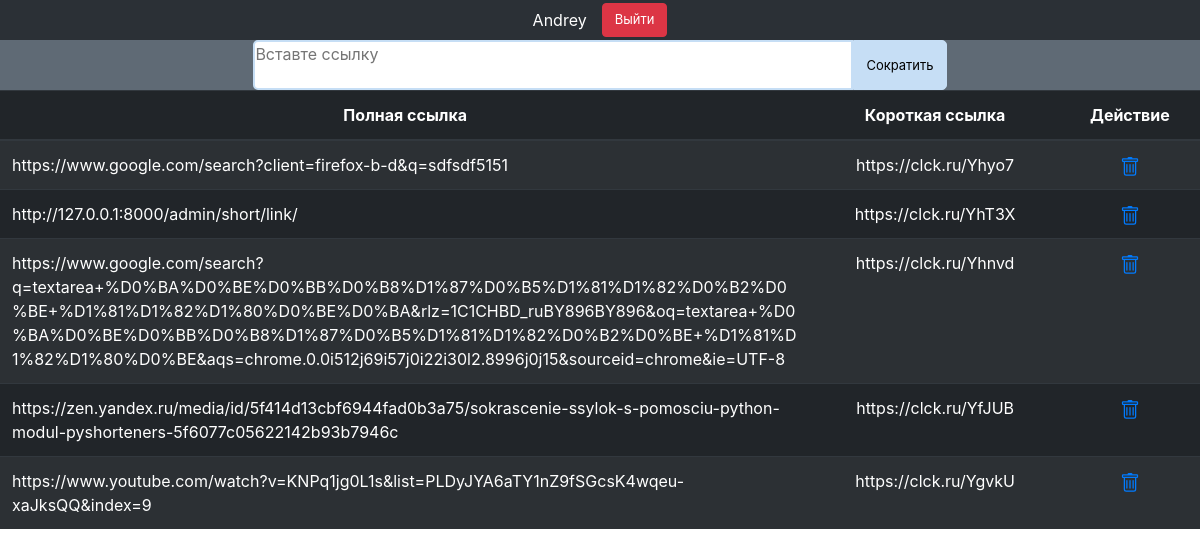
Screenshot of / (signed in) with the database file from the repository.
### short/models.py (models this page shows, shortened)
class Link(models.Model):
    id_link = models.BigAutoField(primary_key=True)
    link = models.URLField(max_length=1000)
    shortlink = models.URLField(max_length=100)
    user = models.ForeignKey(User, on_delete=models.CASCADE, null=True)
    class Meta:
        verbose_name = 'Ссылка'
        verbose_name_plural = 'Ссылки'
        ordering = ['-id_link']

### short/views.py (the view, shortened to what this page needs)
# urls.py: path('', index),
def index(request):
    form = LinkForm()
    links = Link.objects.filter(user=request.user.id)
    data = {
        'form': form,
        'links': links,
    }
    return render(request, 'index.html', data)

### short/forms.py
class LinkForm(ModelForm):
    class Meta:
        model = Link
        fields = ['link']
        widgets = {
            'link': Textarea(attrs={
                'placeholder': 'Вставте ссылку',
                'class': 'link_owerflow'
            })
        }

### short/templates/index.html (shortened to what this page needs)
{% load static %}
<!DOCTYPE html>
<html lang="en">
<head>
    <link rel="stylesheet" href="{% static 'css/bootstrap.min.css' %}">
    <link rel="stylesheet" href="{% static 'css/index.css' %}">
</head>
<body>
<header>
    <div class="header">
        {% if not request.user.is_authenticated %}
        <div class="btn_head">
            <a href="login_p" role="button" class="btn btn-primary">Войти</a>
            <a href="registration" role="button" class="btn btn-warning">Регистрация</a>
        </div>
        {% else %}
        <div class="logout">
            <p class="user_name">{{ request.user.username }}</p>
            <form action="logout">
                <button class="btn btn-danger btn_exit">Выйти</button>
            </form>
        </div>
        {% endif %}
    </div>
</header>
<div>
    {% if request.user.is_authenticated %}
            <div class="form_send">
                <form method="post" action="index" class="form_form">
                <div class="message_error">
                    <p name="lin" class="form_link">{{ form.link }}</p>
                </div>
                    <div>
                        <button type="submit" class="btn btn-primary btn_short ">Сократить</button>
                    </div>
                </form>
            </div>
            <div>
                <table class="table table-dark table-striped">
                    {% if links %}
                        <thead>
                            <tr style="text-align: center">
                                <th scope="col">Полная ссылка</th>
                                <th scope="col">Короткая ссылка</th>
                                <th scope="col">Действие</th>
                            </tr>
                        </thead>
                    <tbody>
                    {% for l in links %}
                        <tr>
                            <td style="max-width: 600px; word-wrap: break-word">{{ l.link }}</td>
                            <td style="text-align: center">{{ l.shortlink }}
                            <td style="text-align: center">
                                <a href="delete/{{ l.id_link }}"></a>
                            </td>
                        </tr>
                    {% endfor %}
                    {% else %}
                        <p>Список пуст</p>
                    {% endif %}
                    </tbody>
                </table>
            </div>
        </div>
    {% else %}
        <img src="{% static 'img/table.png' %}" alt="picture" class="img">
    {% endif %}
</body>
</html>

### short/static/css/index.css (style rules this page uses)
* { outline: 0; padding: 0; margin: 0; border: 0; }
.logout { display: flex; align-items: center; }
.logout p { margin: 0 15px 0 0; }
.link_owerflow { width: 600px; height: 50px; resize: none; overflow: hidden; border: 2px solid #C6DEF5; border-radius: 5px 0 0 5px; }
.header { margin: 0 auto; height: 40px; background-color: #2B3036; display: flex; align-items: center; justify-content: center; }
.btn_exit { margin: 0 auto; font-size: 13px; }
.form_send { background-color: #5F6A75; display: flex; justify-content: center; }
.form_form { display: flex; align-items: center; }
.form_link { margin: 0 auto; display: flex; align-items: center; }
.btn_short { font-size: 13px; border-radius: 0 5px 5px 0; padding: 14.5px 12px 14px 12px; background-color: #C6DEF5; color: black; border-color: #C6DEF5; }
.message_error { display: flex; align-items: center; }
.user_name { color: #fff; }

### rows the page displays
Link: link "https://www.google.com/search?client=firefox-b-d&q=sdfsdf5151", shortlink "https://clck.ru/Yhyo7"
Link: link "http://127.0.0.1:8000/admin/short/link/", shortlink "https://clck.ru/YhT3X"
Link: link "https://www.google.com/search?q=textarea+%D0%BA%D0%BE%D0%BB%D0%B8%D1%87%D0%B5%D1%81%D1%82%D0%B2%D0%BE+%D1%81%D1%82%D1%80%D0%BE%D0%BA&rlz=1C1CHBD_ruBY896BY896&oq=textarea+%D0%BA%D0%BE%D0%BB%D0%B8%D1%87%D0%B5%D1%81%D1%82%D0%B2%D0%BE+%D1%81%D1%82%D1%80%D0%BE&aqs=chrome.0.0i512j69i57j0i22i30l2.8996j0j15&sourceid=chrome&ie=UTF-8", shortlink "https://clck.ru/Yhnvd"
Link: link "https://zen.yandex.ru/media/id/5f414d13cbf6944fad0b3a75/sokrascenie-ssylok-s-pomosciu-python-modul-pyshorteners-5f6077c05622142b93b7946c", shortlink "https://clck.ru/YfJUB"
Link: link "https://www.youtube.com/watch?v=KNPq1jg0L1s&list=PLDyJYA6aTY1nZ9fSGcsK4wqeu-xaJksQQ&index=9", shortlink "https://clck.ru/YgvkU"

### other values shown
{{ request.user.username }} "Andrey"
